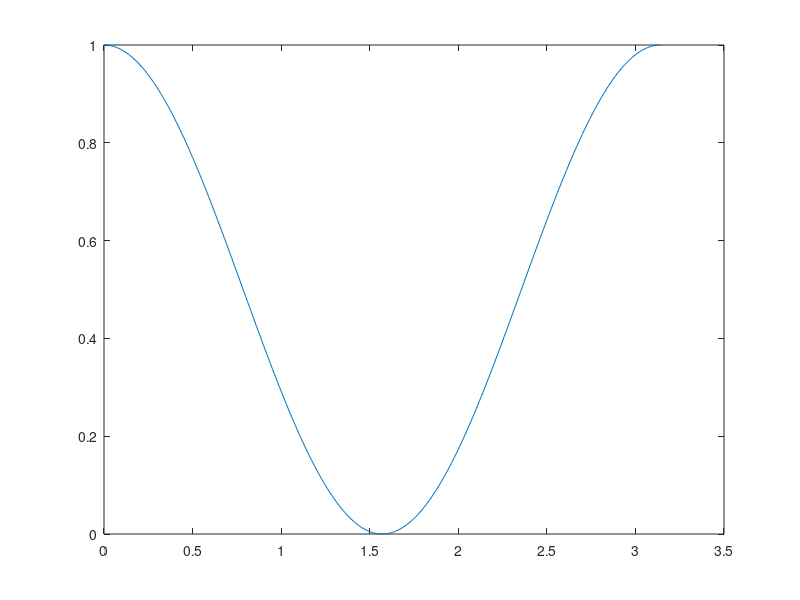

The MATLAB source for this figure:
% Hieronder staat een regel waarmee je een grafiek van een kwadratische
% cosinus functie tekent. Maak een nieuw figuur aan. 
% Maak alle waarden in 'signaal' die groter zijn dan 0.5 gelijk aan nul.
% Ken die aangepaste vector toe aan een variabele 'data'.
% Plot 'data' met de bijbehorende tijdstippen in het nieuwe figure. 

close all
t = 0:0.01:pi;
signaal = cos(t).^2;
plot(t,signaal)

% Jouw oplossing:
